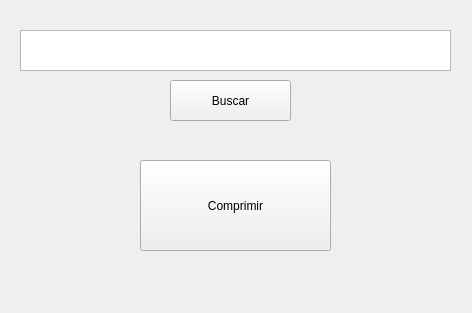
<?xml version="1.0" encoding="UTF-8"?>
<ui version="4.0">
 <class>code</class>
 <widget class="QWidget" name="code">
  <property name="geometry">
   <rect>
    <x>0</x>
    <y>0</y>
    <width>472</width>
    <height>313</height>
   </rect>
  </property>
  <property name="windowTitle">
   <string>Form</string>
  </property>
  <widget class="QPushButton" name="pushButton_2">
   <property name="geometry">
    <rect>
     <x>140</x>
     <y>160</y>
     <width>191</width>
     <height>91</height>
    </rect>
   </property>
   <property name="text">
    <string>Comprimir</string>
   </property>
  </widget>
  <widget class="QTextBrowser" name="textBrowser">
   <property name="geometry">
    <rect>
     <x>20</x>
     <y>30</y>
     <width>431</width>
     <height>41</height>
    </rect>
   </property>
  </widget>
  <widget class="QPushButton" name="pushButton">
   <property name="geometry">
    <rect>
     <x>170</x>
     <y>80</y>
     <width>121</width>
     <height>41</height>
    </rect>
   </property>
   <property name="text">
    <string>Buscar</string>
   </property>
  </widget>
 </widget>
 <resources/>
 <connections/>
</ui>
